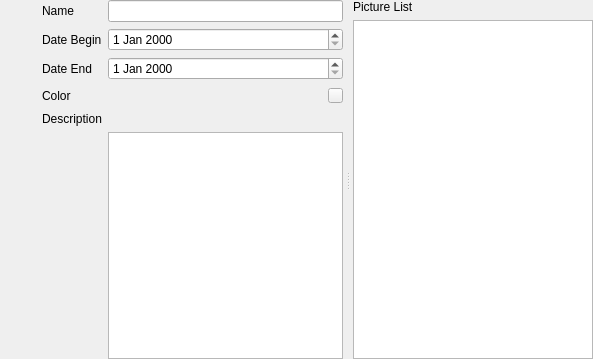
<?xml version="1.0" encoding="UTF-8"?>
<ui version="4.0">
 <class>EventEdit</class>
 <widget class="QWidget" name="EventEdit">
  <property name="geometry">
   <rect>
    <x>0</x>
    <y>0</y>
    <width>593</width>
    <height>359</height>
   </rect>
  </property>
  <property name="windowTitle">
   <string>EventEdit</string>
  </property>
  <layout class="QVBoxLayout" name="verticalLayout_2">
   <property name="leftMargin">
    <number>42</number>
   </property>
   <property name="topMargin">
    <number>0</number>
   </property>
   <property name="rightMargin">
    <number>0</number>
   </property>
   <property name="bottomMargin">
    <number>0</number>
   </property>
   <item>
    <widget class="QSplitter" name="splitter">
     <property name="orientation">
      <enum>Qt::Horizontal</enum>
     </property>
     <property name="handleWidth">
      <number>10</number>
     </property>
     <property name="childrenCollapsible">
      <bool>false</bool>
     </property>
     <widget class="QWidget" name="layoutWidget">
      <layout class="QGridLayout" name="gridLayout">
       <property name="spacing">
        <number>6</number>
       </property>
       <item row="3" column="0">
        <widget class="QLabel" name="label_4">
         <property name="text">
          <string>Color</string>
         </property>
        </widget>
       </item>
       <item row="5" column="1">
        <widget class="QPlainTextEdit" name="plainTextEdit"/>
       </item>
       <item row="0" column="0">
        <widget class="QLabel" name="label_6">
         <property name="text">
          <string>Name</string>
         </property>
        </widget>
       </item>
       <item row="2" column="1">
        <widget class="QDateEdit" name="dateEdit_end"/>
       </item>
       <item row="2" column="0">
        <widget class="QLabel" name="label_2">
         <property name="text">
          <string>Date End</string>
         </property>
        </widget>
       </item>
       <item row="1" column="1">
        <widget class="QDateEdit" name="dateEdit_begin"/>
       </item>
       <item row="1" column="0">
        <widget class="QLabel" name="label">
         <property name="text">
          <string>Date Begin</string>
         </property>
        </widget>
       </item>
       <item row="0" column="1">
        <widget class="QLineEdit" name="lineEdit_name"/>
       </item>
       <item row="3" column="1">
        <layout class="QHBoxLayout" name="horizontalLayout">
         <item>
          <spacer name="horizontalSpacer">
           <property name="orientation">
            <enum>Qt::Horizontal</enum>
           </property>
           <property name="sizeHint" stdset="0">
            <size>
             <width>40</width>
             <height>20</height>
            </size>
           </property>
          </spacer>
         </item>
         <item>
          <widget class="QPushButton" name="pushButton_color">
           <property name="sizePolicy">
            <sizepolicy hsizetype="Fixed" vsizetype="Fixed">
             <horstretch>0</horstretch>
             <verstretch>0</verstretch>
            </sizepolicy>
           </property>
           <property name="maximumSize">
            <size>
             <width>15</width>
             <height>15</height>
            </size>
           </property>
           <property name="layoutDirection">
            <enum>Qt::LeftToRight</enum>
           </property>
           <property name="text">
            <string/>
           </property>
          </widget>
         </item>
        </layout>
       </item>
       <item row="4" column="0">
        <widget class="QLabel" name="label_3">
         <property name="text">
          <string>Description</string>
         </property>
        </widget>
       </item>
      </layout>
     </widget>
     <widget class="QWidget" name="layoutWidget1">
      <layout class="QVBoxLayout" name="verticalLayout">
       <item>
        <widget class="QLabel" name="label_5">
         <property name="text">
          <string>Picture List</string>
         </property>
        </widget>
       </item>
       <item>
        <widget class="QListWidget" name="listWidget"/>
       </item>
      </layout>
     </widget>
    </widget>
   </item>
  </layout>
 </widget>
 <resources/>
 <connections/>
</ui>
